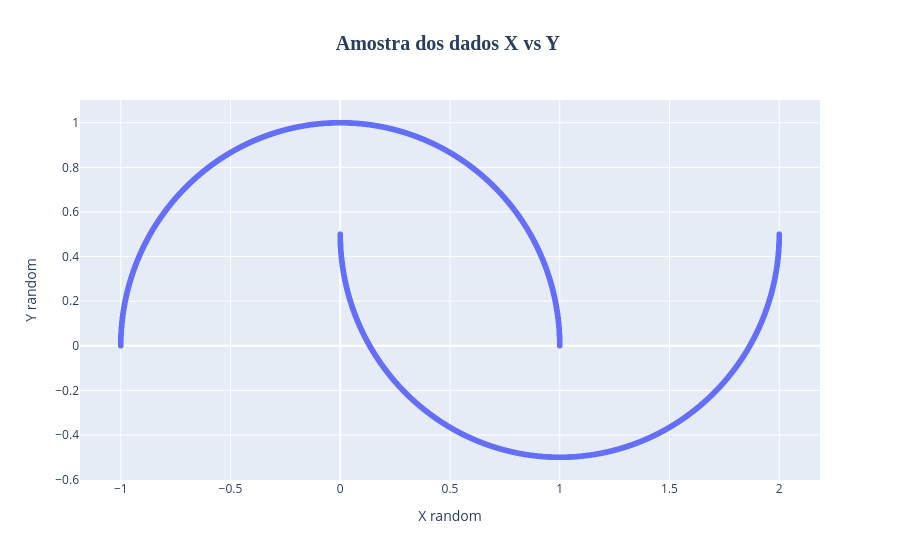

Source (notebook cell):
### Markdown cell above
# verificar a distribuição, interessante, de 2 espirais

### Code cell
grafico = px.scatter(x = X_random[:,0], y = X_random[:,1], title='<b>Amostra dos dados X vs Y </b>')

grafico.update_layout(
    xaxis_title_text='X random',
    yaxis_title_text='Y random',
    # padrão o título
    title_font_size=20,  # Define o tamanho da fonte do título
    title_font_family='Arial Black', # Uma fonte mais grossa
    title_x=0.5 # Centraliza o título no gráfico
)

grafico.show()
grafico.write_html("Figuras/19-5_grafico1.html")

### Figure 1 — Plotly figure (JSON) as saved in the notebook; plotly's stock layout.template omitted (floating-point values rounded to 4 significant figures; data arrays with more than 128 entries replaced by an {"elided": "..."} marker saying what was removed)
{"data": [{"hovertemplate": "x=%{x}<br>y=%{y}<extra></extra>", "legendgroup": "", "marker": {"color": "#636efa", "symbol": "circle"}, "mode": "markers", "name": "", "showlegend": false, "type": "scattergl", "x": {"elided": "1500 float values"}, "xaxis": "x", "y": {"elided": "1500 float values"}, "yaxis": "y"}], "layout": {"autosize": true, "legend": {"tracegroupgap": 0}, "title": {"font": {"family": "Arial Black", "size": 20}, "text": "<b>Amostra dos dados X vs Y </b>", "x": 0.5}, "xaxis": {"anchor": "y", "autorange": true, "domain": [0, 1], "range": [-1.182, 2.182], "title": {"text": "X random"}, "type": "linear"}, "yaxis": {"anchor": "x", "autorange": true, "domain": [0, 1], "range": [-0.6238, 1.124], "title": {"text": "Y random"}, "type": "linear"}}}
